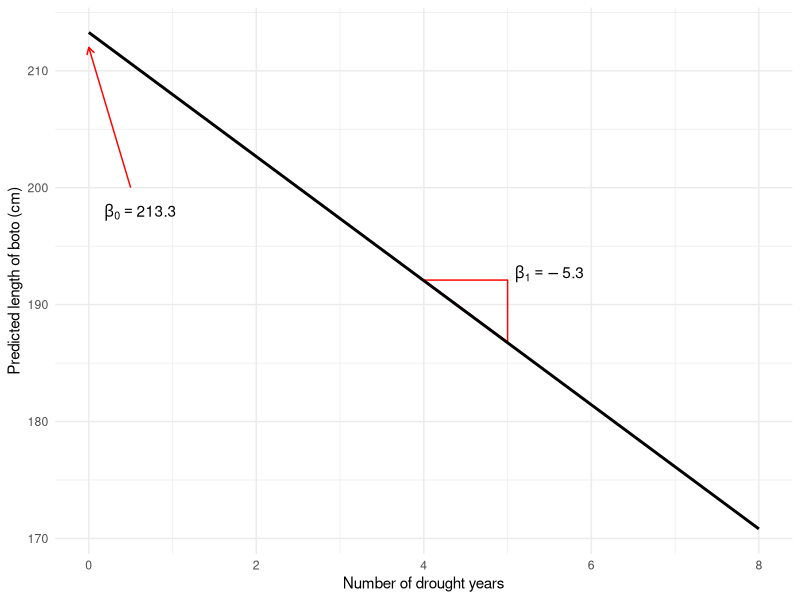
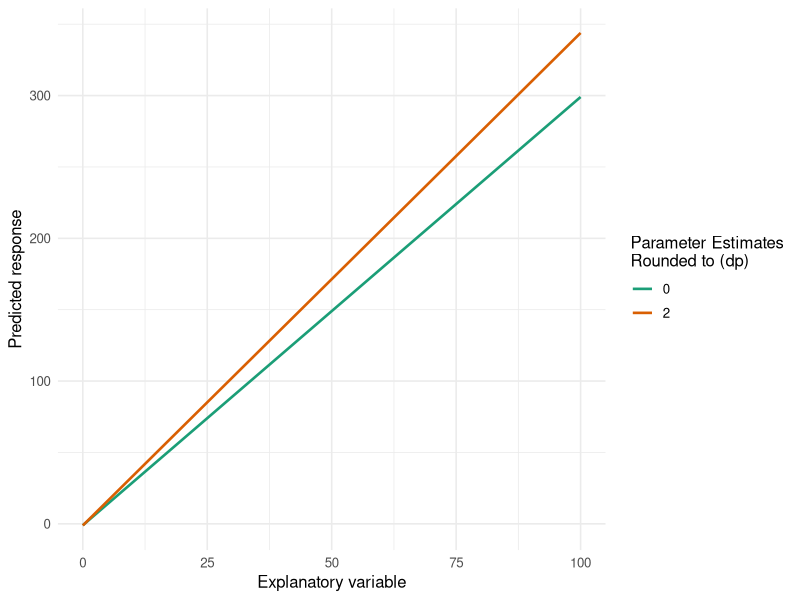
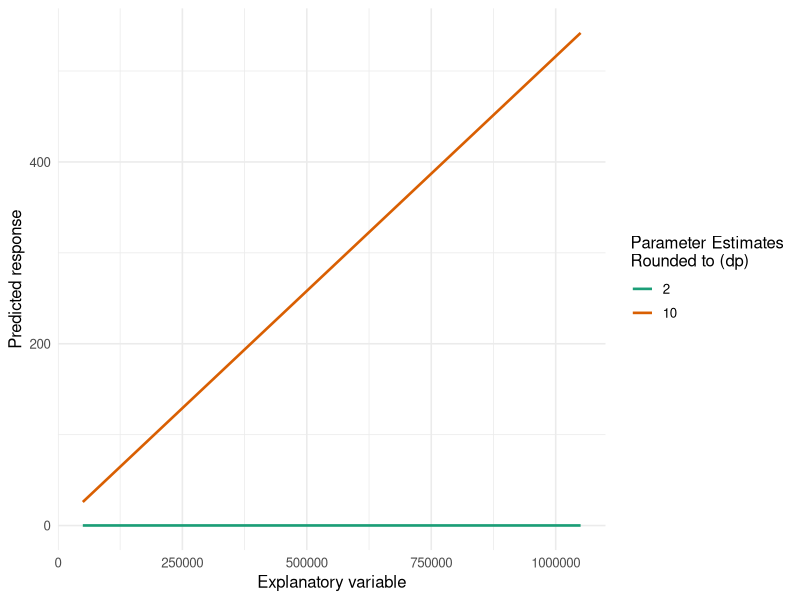
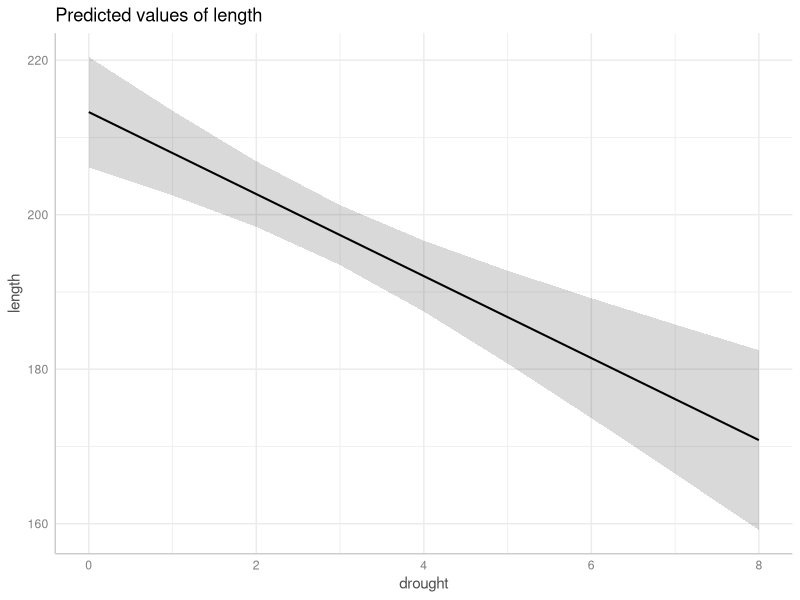
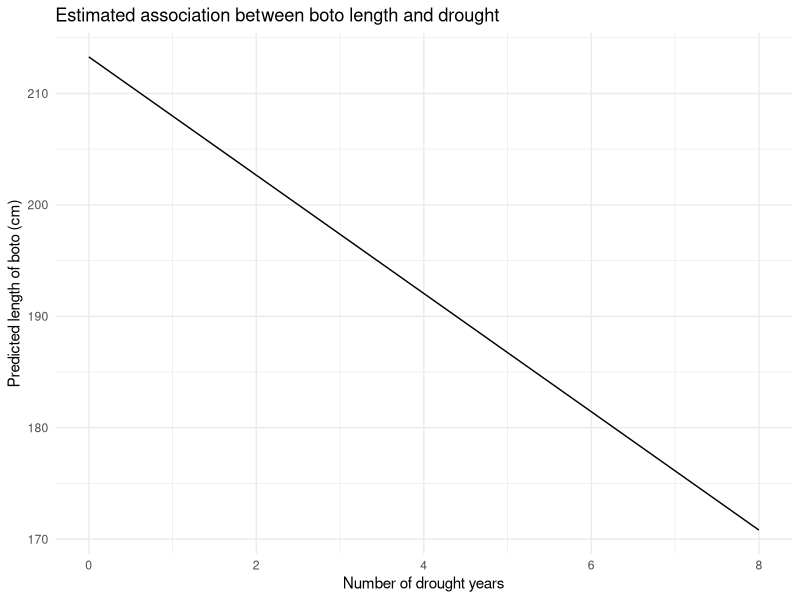
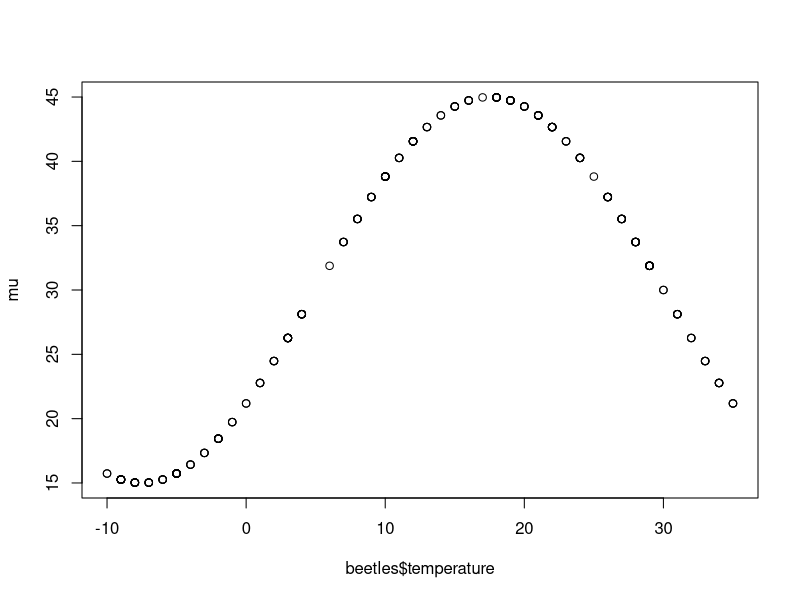
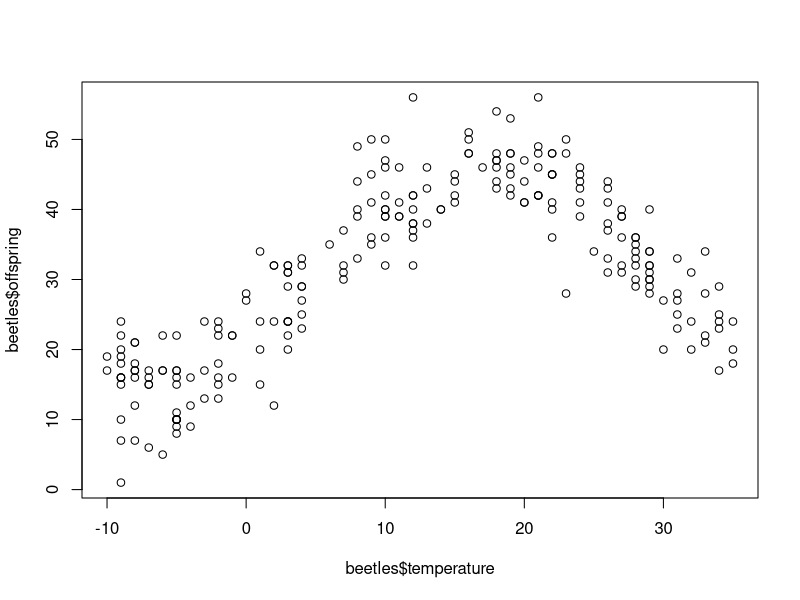
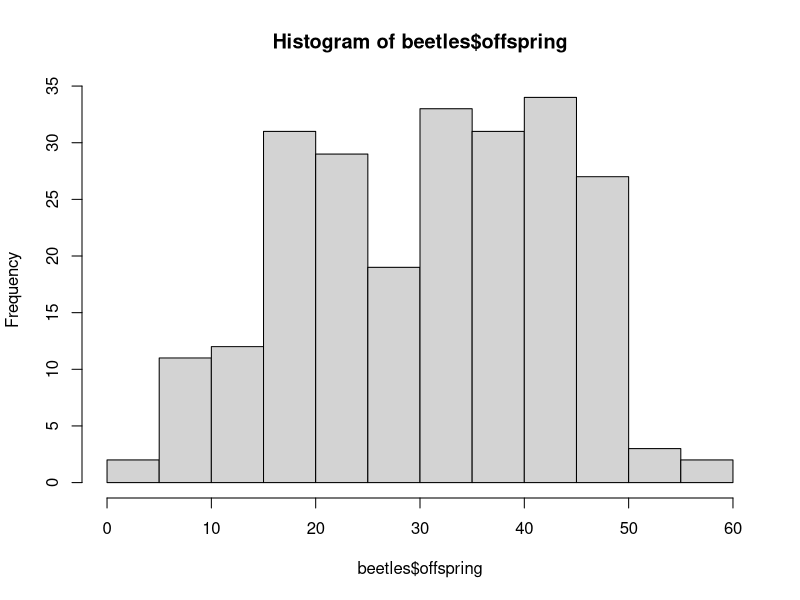

Reproduce these figures in R, in order. (Note: this script raises an error after producing the figures.)
## ---- chunk 1
knitr::opts_chunk$set(echo = TRUE, results = "hide", fig.show="show")
answer_sheet <- TRUE
library(ggplot2)
library(here)
boto <- read.table(here("Workshops/Workshop 2 - Data vis/Data", "boto.txt"), header = T)
## ---- chunk 2
rnorm(n = 10, mean = 200, sd = 10)
## ---- chunk 3
boto_model <- lm(length ~ drought, data = boto)
## ---- chunk 4
summary(boto_model)
## ---- chunk 5
fake <- data.frame(drought = 0:8)
fake$fit <- predict(boto_model, newdata = fake)
ggplot(fake) +
  annotate("text", x = 0.1, y = 195, label = expression(beta[0] == 213.3), vjust = -1.5, hjust = -0.1) +
  annotate("segment", x = 0.5, xend = 0, y = 200, yend = 212, arrow = arrow(length = unit(0.2, "cm")),
           colour = "red") +
  annotate("text", x = 5.5, y = (213.3 - 5.3 * 4.5) + 1, label = expression(beta[1] == -5.3), vjust = -1)  +
  annotate("polygon", x = c(4, 5, 5), y = c(213.3 - 5.3 * 4, 213.3 - 5.3 * 4, 213.3 - 5.3 * 5),
           fill = "transparent", colour = "red") +
  geom_line(aes(x = drought, y = fit), size = 1) +
  theme_minimal() +
  labs(x = "Number of drought years",
       y = "Predicted length of boto (cm)")
## ---- chunk 6
library(ggplot2)
library(dplyr)

pred_fun <- \(b, x) b["(Intercept)"] + b["x"] * x

set.seed(1)
n <- 200
x <- seq(0, 100, length.out = n)
y <- -1.23456789 + 3.45567891 * x + rnorm(n, sd = 0.75)

fit <- lm(y ~ x)
b_hat <- coef(fit)

new_x <- seq(min(x), max(x), length.out = 301)
digits <- c(0, 2)

curves <- digits |>
  lapply(\(d) {
    b <- round(b_hat, d)
    data.frame(x = new_x, y = pred_fun(b, new_x), decimals = d)
  }) |>
  bind_rows() |>
  mutate(decimals = factor(decimals, levels = digits))

ggplot(curves, aes(x, y, color = decimals, group = decimals)) +
  geom_line(linewidth = 0.9) +
  scale_colour_brewer(palette = "Dark2") +
  labs(x = "Explanatory variable", y = "Predicted response", color = "Parameter Estimates\nRounded to (dp)") +
  theme_minimal(base_size = 12)
## ---- chunk 7
pred_fun <- \(b, x) b["(Intercept)"] + b["x"] * x

set.seed(1)
n <- 200
x <- seq(50000, 1050000, length.out = n)
y <- 0.0000000652 + 0.0005161519 * x + rnorm(n, sd = 0.75)

fit <- lm(y ~ x)
b_hat <- coef(fit)

new_x <- seq(min(x), max(x), length.out = 301)
digits <- c(2, 10)

curves <- digits |>
  lapply(\(d) {
    b <- round(b_hat, d)
    data.frame(x = new_x, y = pred_fun(b, new_x), decimals = d)
  }) |>
  bind_rows() |>
  mutate(decimals = factor(decimals, levels = digits))

ggplot(curves, aes(x, y, color = decimals, group = decimals)) +
  geom_line(linewidth = 0.9) +
  scale_colour_brewer(palette = "Dark2") +
  labs(x = "Explanatory variable", y = "Predicted response", color = "Parameter Estimates\nRounded to (dp)") +
  theme_minimal(base_size = 12)
## ---- chunk 8
library(ggeffects)
## ---- chunk 9
preds <- ggpredict(boto_model)
## ---- chunk 10
plot(preds)
## ---- chunk 11
fake <- data.frame(
  drought = 0:8
)
## ---- chunk 12
fake$fit <- predict(boto_model, newdata = fake)
## ---- chunk 13
ggplot(fake) +
  geom_line(aes(x = drought, y = fit)) +
  labs(x = "Number of drought years",
       y = "Predicted length of boto (cm)",
       title = "Estimated association between boto length and drought") +
  theme_minimal()
## ---- chunk 14
# For coordinators -
# Code below simulates and exports the data used in the workshop
# number of offspring as function of temperature

set.seed(2024)
n <- 234
beetles <- data.frame(
  temperature = round(runif(n = n, min = -10, max = 35), digits = 0)
)

b0 <- 30
b1 <- -15

temp_peak <- 30
frequency <- 2 * pi / 50  # Frequency based on the temperature range and desired peak
phase_shift <- temp_peak

mu <- b0 + b1 * sin(frequency * (beetles$temperature - phase_shift))

plot(mu ~ beetles$temperature)

beetles$offspring <- round(rnorm(n, mean = mu, sd = 5), digits = 0)

plot(beetles$offspring ~ beetles$temperature)
hist(beetles$offspring)

write.table(beetles, here("Workshops/Workshop 3 - LM with continuous predictor/Data", "beetles.txt"), row.names = FALSE)
